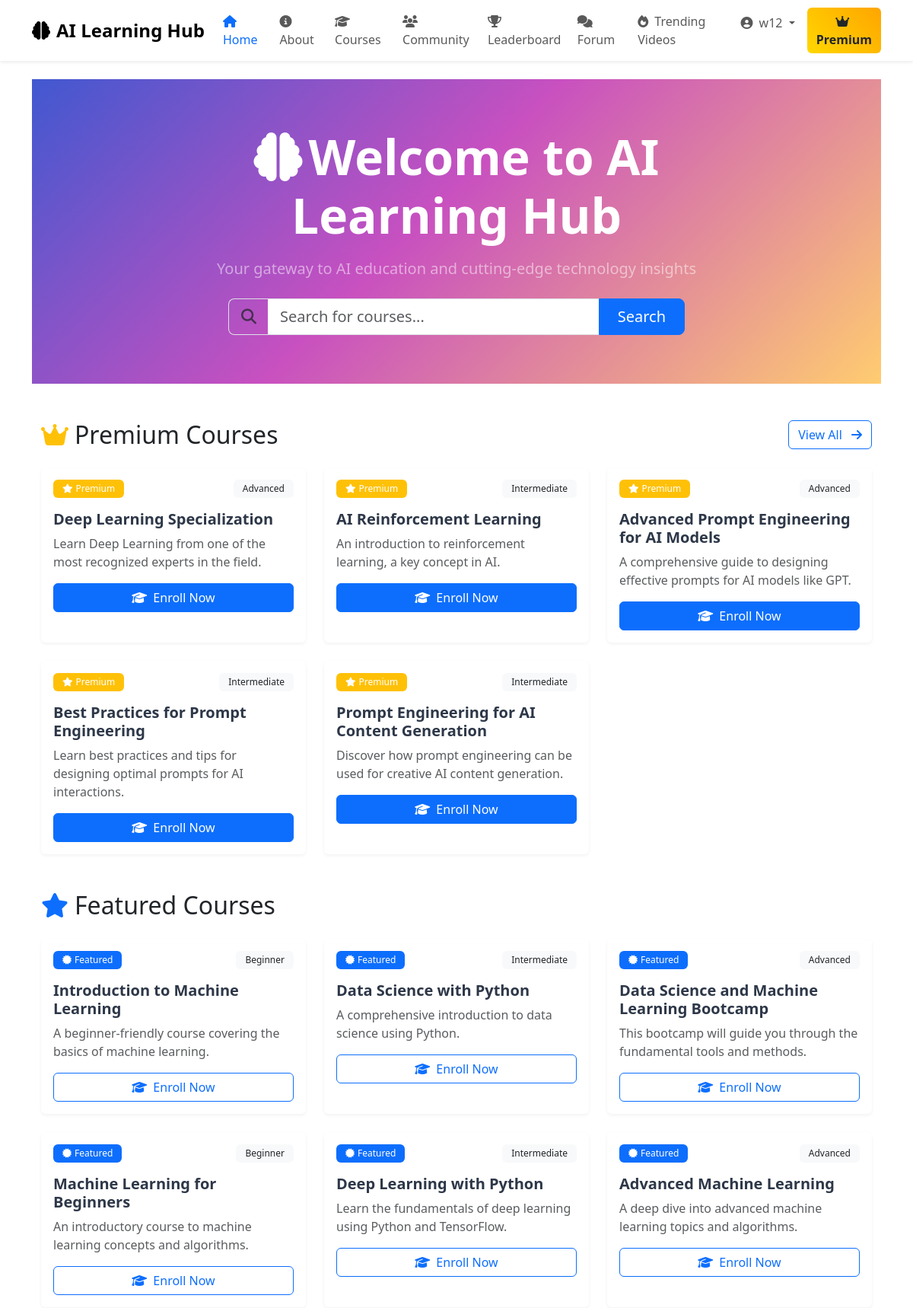
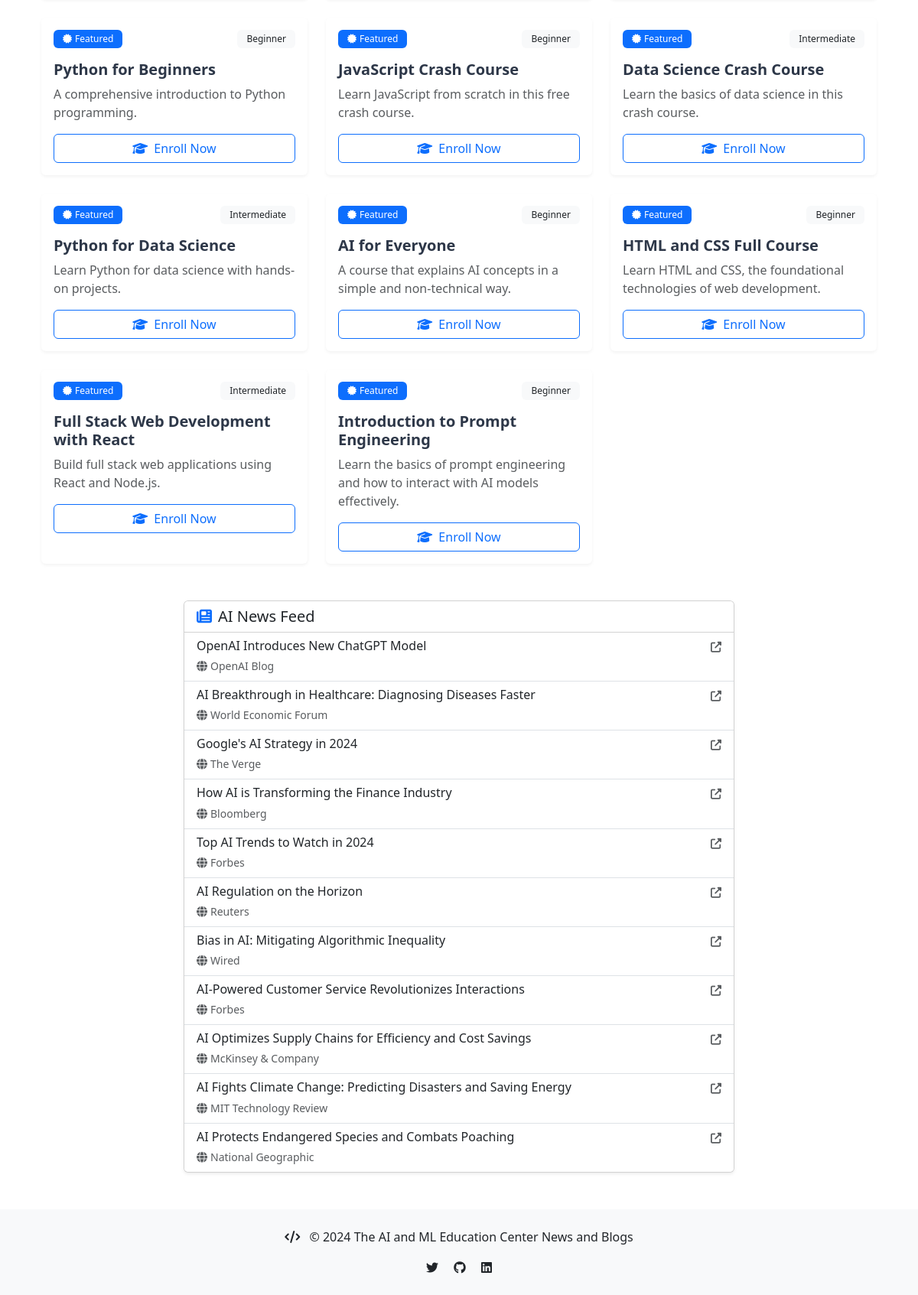
Screenshot of / (signed in) with the database file from the repository (2 pictures, top to bottom).
### apps/models.py (models this page shows, shortened)
class Course(models.Model):
    title = models.CharField(max_length=200)
    description = models.TextField()
    video_url = models.URLField()
    difficulty = models.CharField(max_length=20, choices=[
        ('beginner', 'Beginner'),
        ('intermediate', 'Intermediate'),
        ('advanced', 'Advanced')
    ])
    is_premium = models.BooleanField(default=False)
    category = models.ForeignKey(Category, on_delete=models.CASCADE)
    slug = models.SlugField(null=True, blank=True)
    interests = models.ManyToManyField(
        Interest, related_name='courses', blank=True)  # New field

### apps/views.py (the view)
# urls.py: 2. Add a URL to urlpatterns:  path('', views.home, name='home')
@login_required
def home(request):
    courses = Course.objects.all()
    articles = Article.objects.all()[:5]
    premium_courses = courses.filter(is_premium=True)
    regular_courses = courses.filter(is_premium=False)
    news_feed = [
        {
            "title": "OpenAI Introduces New ChatGPT Model",
            "url": "https://openai.com/blog/introducing-chatgpt-4/",
            "source": "OpenAI Blog"
        },
        {
            "title": "AI Breakthrough in Healthcare: Diagnosing Diseases Faster",
            "url": "https://www.weforum.org/agenda/2024/09/how-ai-is-improving-diagnostics-and-health-outcomes-transforming-healthcare",
            "source": "World Economic Forum"  # Updated source based on real article
        },
        {
            "title": "Google's AI Strategy in 2024",
            "url": "https://www.theverge.com/2024/8/12/22073124/google-ai-strategy-deepmind-lamda",
            "source": "The Verge"
        },
        {
            "title": "How AI is Transforming the Finance Industry",
            "url": "https://www.bloomberg.com/news/articles/2024-09-26/how-ai-is-reshaping-finance",
            "source": "Bloomberg"
        },
        {
            "title": "Top AI Trends to Watch in 2024",
            "url": "https://www.forbes.com/sites/bernardmarr/2024/01/10/top-10-artificial-intelligence-trends-to-watch-in-2024/",
            "source": "Forbes"
        },
        {
            "title": "AI Regulation on the Horizon",
            "url": "https://www.reuters.com/technology/governments-race-regulate-ai-tools-2023-10-13/",
            "source": "Reuters"
        },
        {
            "title": "Bias in AI: Mitigating Algorithmic Inequality",
            "url": "https://www.wired.com/story/recruiters-ai-application-overload/",
            "source": "Wired"
        },
        {
            "title": "AI-Powered Customer Service Revolutionizes Interactions",
            "url": "https://www.forbes.com/sites/sunilrajaraman/2024/06/18/ai-driven-customer-service-is-gaining-steam/",
            "source": "Forbes"
        },
        {
            "title": "AI Optimizes Supply Chains for Efficiency and Cost Savings",
            "url": "https://www.mckinsey.com/industries/metals-and-mining/our-insights/succeeding-in-the-ai-supply-chain-revolution",
            "source": "McKinsey & Company"
        },
        {
            "title": "AI Fights Climate Change: Predicting Disasters and Saving Energy",
            "url": "https://www.technologyreview.com/topic/climate-change/",
            "source": "MIT Technology Review"
        },
        {
            "title": "AI Protects Endangered Species and Combats Poaching",
            "url": "https://www.nationalgeographic.com/animals/article/artificial-intelligence-counts-wild-animals",
            "source": "National Geographic"
        }
    ]
    context = {
        'courses': courses,
        'premium_courses': premium_courses,
        'regular_courses': regular_courses,
        'articles': articles,
        'news_feed': news_feed
    }
    return render(request, 'index.html', context)

### apps/models.py (called while the page is built)
    def has_premium_access(self):
        return self.subscription_status

### apps/templates/index.html (shortened to what this page needs)
{% extends 'base.html' %}
{% block content %}
<div class="hero-section position-relative overflow-hidden py-5 mb-5">
    <div class="container position-relative z-index-1">
        <div class="row align-items-center">
            <div class="col-lg-8 mx-auto text-center">
                <h1 class="display-3 fw-bold text-white mb-3">
                    <i class="fas fa-brain me-2"></i>Welcome to AI Learning Hub
                </h1>
                <p class="lead text-white-50 mb-4">Your gateway to AI education and cutting-edge technology insights</p>
                <form method="GET" action="{% url 'blog:course_search' %}" class="search-form">
                    <div class="input-group input-group-lg">
                        <span class="input-group-text bg-transparent border-end-0">
                            <i class="fas fa-search text-muted"></i>
                        </span>
                        <input type="text" name="q" class="form-control border-start-0"
                               placeholder="Search for courses..." required>
                        <button class="btn btn-primary px-4" type="submit">
                            Search
                        </button>
                    </div>
                </form>
            </div>
        </div>
    </div>
</div>
<div class="container mb-5">
    <div class="d-flex justify-content-between align-items-center mb-4">
        <h2 class="mb-0">
            <i class="fas fa-crown text-warning me-2"></i>Premium Courses
        </h2>
        <a href="{% url 'blog:premium_dashboard' %}" class="btn btn-outline-primary">
            View All <i class="fas fa-arrow-right ms-2"></i>
        </a>
    </div>
    <div class="row g-4">
        {% for course in premium_courses %}
        <div class="col-md-6 col-lg-4">
            <div class="card h-100 course-card">
                <div class="card-body">
                    <div class="d-flex justify-content-between mb-3">
                        <span class="badge bg-warning">
                            <i class="fas fa-star me-1"></i>Premium
                        </span>
                        <span class="badge bg-light text-dark">
                            {{ course.get_difficulty_display }}
                        </span>
                    </div>
                    <h5 class="card-title">{{ course.title }}</h5>
                    <p class="card-text text-muted">{{ course.description|truncatewords:20 }}</p>
                    <div class="mt-3">
                        <a href="{% url 'blog:course_detail' course.slug %}"
                           class="btn btn-primary w-100">
                            <i class="fas fa-graduation-cap me-2"></i>Enroll Now
                        </a>
                    </div>
                </div>
            </div>
        </div>
        {% endfor %}
    </div>
</div>
<div class="container mb-5">
    <div class="d-flex justify-content-between align-items-center mb-4">
        <h2 class="mb-0">
            <i class="fas fa-star text-primary me-2"></i>Featured Courses
        </h2>
    </div>
    <div class="row g-4">
        {% for course in regular_courses %}
        <div class="col-md-6 col-lg-4">
            <div class="card h-100 course-card">
                <div class="card-body">
                    <div class="d-flex justify-content-between mb-3">
                        <span class="badge bg-primary">
                            <i class="fas fa-certificate me-1"></i>Featured
                        </span>
                        <span class="badge bg-light text-dark">
                            {{ course.get_difficulty_display }}
                        </span>
                    </div>
                    <h5 class="card-title">{{ course.title }}</h5>
                    <p class="card-text text-muted">{{ course.description|truncatewords:20 }}</p>
                    <div class="mt-3">
                        <a href="{% url 'blog:course_detail' course.slug %}"
                           class="btn btn-outline-primary w-100">
                            <i class="fas fa-graduation-cap me-2"></i>Enroll Now
                        </a>
                    </div>
                </div>
            </div>
        </div>
        {% endfor %}
    </div>
</div>
<div class="container mb-5">
    <div class="row">
        <div class="col-lg-8 mx-auto">
            <div class="card shadow-sm">
                <div class="card-header bg-white">
                    <h2 class="h5 mb-0">
                        <i class="fas fa-newspaper text-primary me-2"></i>AI News Feed
                    </h2>
                </div>
                <div class="list-group list-group-flush">
                    {% for news in news_feed %}
                    <a href="{{ news.url }}" target="_blank"
                       class="list-group-item list-group-item-action">
                        <div class="d-flex w-100 justify-content-between">
                            <h6 class="mb-1">{{ news.title }}</h6>
                            <small class="text-muted">
                                <i class="fas fa-external-link-alt"></i>
                            </small>
                        </div>
                        <small class="text-muted">
                            <i class="fas fa-globe me-1"></i>{{ news.source }}
                        </small>
                    </a>
                    {% empty %}
                    <div class="list-group-item text-center py-4">
                        <i class="fas fa-newspaper text-muted fa-2x mb-2"></i>
                        <p class="text-muted mb-0">No news articles available.</p>
                    </div>
                    {% endfor %}
                </div>
            </div>
        </div>
    </div>
</div>
{% endblock content %}

### apps/templates/base.html (shortened to what this page needs)
<!DOCTYPE html>
<html lang="en">
<head>
    <link href="https://cdn.jsdelivr.net/npm/bootstrap@5.3.0/dist/css/bootstrap.min.css" rel="stylesheet">
    <link href="https://cdnjs.cloudflare.com/ajax/libs/font-awesome/6.4.0/css/all.min.css" rel="stylesheet">
</head>
<body>
<nav class="navbar navbar-expand-lg navbar-light bg-white">
    <div class="container">
        <a class="navbar-brand" href="/">
            <i class="fas fa-brain me-2"></i>AI Learning Hub
        </a>
        <div class="collapse navbar-collapse" id="navbarNav">
            <ul class="navbar-nav me-auto mb-2 mb-lg-0">
                <li class="nav-item">
                    <a class="nav-link {% if request.path == '/' %}active{% endif %}" href="/">
                        <i class="fas fa-home me-1"></i> Home
                    </a>
                </li>
                <li class="nav-item">
                    <a class="nav-link {% if request.path == '/about/' %}active{% endif %}" href="/about/">
                        <i class="fas fa-info-circle me-1"></i> About
                    </a>
                </li>
                <li class="nav-item">
                    <a class="nav-link {% if request.path == '/courses/' %}active{% endif %}" href="/courses/">
                        <i class="fas fa-graduation-cap me-1"></i> Courses
                    </a>
                </li>
                <li class="nav-item">
                    <a class="nav-link {% if request.path == '/blog/' %}active{% endif %}" href="/blog/">
                        <i class="fas fa-users me-1"></i> Community
                    </a>
                </li>
                <li class="nav-item">
                    <a class="nav-link {% if request.path == '/leaderboard/' %}active{% endif %}" href="{% url 'blog:leaderboard' %}">
                        <i class="fas fa-trophy me-1"></i> Leaderboard
                    </a>
                </li>
                <li class="nav-item">
                    <a class="nav-link {% if request.path == '/forum/' %}active{% endif %}" href="{% url 'blog:forum_list' %}">
                        <i class="fas fa-comments me-1"></i> Forum
                    </a>
                </li>
                <li class="nav-item">
                    <a class="nav-link {% if request.path == '/trending-videos/' %}active{% endif %}" href="{% url 'blog:trending_videos' %}">
                        <i class="fas fa-fire me-1"></i> Trending Videos
                    </a>
                </li>
            </ul>
            <ul class="navbar-nav ms-auto">
                {% if user.is_authenticated %}
                    <li class="nav-item dropdown">
                        <a class="nav-link dropdown-toggle" href="#" id="navbarDropdown" role="button"
                           data-bs-toggle="dropdown" aria-expanded="false">
                            <i class="fas fa-user-circle me-1"></i> {{ user.username }}
                        </a>
                    </li>
                    {% if user.userprofile.has_premium_access %}
                        <li class="nav-item ms-lg-2 mt-2 mt-lg-0">
                            <span class="btn premium-badge">
                                <i class="fas fa-crown me-1"></i> Premium
                            </span>
                        </li>
                    {% else %}
                        <li class="nav-item ms-lg-2 mt-2 mt-lg-0">
                            <a href="{% url 'blog:upgrade_to_premium' %}" class="btn upgrade-btn text-white">
                                <i class="fas fa-star me-1"></i> Upgrade to Premium
                            </a>
                        </li>
                    {% endif %}
                {% else %}
                    <li class="nav-item mt-2 mt-lg-0">
                        <a href="{% url 'blog:register' %}" class="btn btn-primary">
                            <i class="fas fa-user-plus me-1"></i> Register
                        </a>
                    </li>
                {% endif %}
            </ul>
        </div>
    </div>
</nav>
<main class="container mt-4">
    {% block content %}{% endblock %}
</main>
<footer class="bg-light text-center p-4 mt-5">
    <div class="container">
        <div class="row">
            <div class="col-12">
                <p class="mb-0">
                    <i class="fas fa-code me-2"></i>
                    &copy; {% now "Y" %} The AI and ML Education Center News and Blogs
                </p>
                <div class="mt-3">
                    <a href="#" class="text-decoration-none text-dark mx-2">
                        <i class="fab fa-twitter"></i>
                    </a>
                    <a href="#" class="text-decoration-none text-dark mx-2">
                        <i class="fab fa-github"></i>
                    </a>
                    <a href="#" class="text-decoration-none text-dark mx-2">
                        <i class="fab fa-linkedin"></i>
                    </a>
                </div>
            </div>
        </div>
    </div>
</footer>
</body>
</html>

### apps/templates/base.html (style rules this page uses)
.navbar { box-shadow: 0 2px 4px rgba(0,0,0,.08); }
.navbar-brand { font-weight: 600; font-size: 1.5rem; }
.nav-link { font-weight: 500; transition: color 0.3s ease; }
.nav-link.active { color: #0d6efd !important; }
.premium-badge { background: linear-gradient(45deg, #FFD700, #FFA500); border: none; font-weight: 600; }

### apps/templates/index.html (style rules this page uses)
.hero-section { background: linear-gradient(135deg, #4158D0 0%, #C850C0 46%, #FFCC70 100%); min-height: 400px; display: flex; align-items: center; }
.search-form { max-width: 600px; margin: 0 auto; }
.course-card { transition: transform 0.3s ease, box-shadow 0.3s ease; border: none; box-shadow: 0 2px 4px rgba(0,0,0,.05); }
.card-title { color: #2d3748; font-weight: 600; }
.badge { padding: 0.5em 1em; font-weight: 500; }

### rows the page displays
Course: difficulty "Advanced", title "Deep Learning Specialization", description "Learn Deep Learning from one of the most recognized experts in the field."
Course: difficulty "Intermediate", title "AI Reinforcement Learning", description "An introduction to reinforcement learning, a key concept in AI."
Course: difficulty "Advanced", title "Advanced Prompt Engineering for AI Models", description "A comprehensive guide to designing effective prompts for AI models like GPT."
Course: difficulty "Intermediate", title "Best Practices for Prompt Engineering", description "Learn best practices and tips for designing optimal prompts for AI interactions."
Course: difficulty "Intermediate", title "Prompt Engineering for AI Content Generation", description "Discover how prompt engineering can be used for creative AI content generation."
Course: difficulty "Beginner", title "Introduction to Machine Learning", description "A beginner-friendly course covering the basics of machine learning."
Course: difficulty "Intermediate", title "Data Science with Python", description "A comprehensive introduction to data science using Python."
Course: difficulty "Advanced", title "Data Science and Machine Learning Bootcamp", description "This bootcamp will guide you through the fundamental tools and methods."
Course: difficulty "Beginner", title "Machine Learning for Beginners", description "An introductory course to machine learning concepts and algorithms."
Course: difficulty "Intermediate", title "Deep Learning with Python", description "Learn the fundamentals of deep learning using Python and TensorFlow."
Course: difficulty "Advanced", title "Advanced Machine Learning", description "A deep dive into advanced machine learning topics and algorithms."
Course: difficulty "Beginner", title "Python for Beginners", description "A comprehensive introduction to Python programming."
Course: difficulty "Beginner", title "JavaScript Crash Course", description "Learn JavaScript from scratch in this free crash course."
Course: difficulty "Intermediate", title "Data Science Crash Course", description "Learn the basics of data science in this crash course."
Course: difficulty "Intermediate", title "Python for Data Science", description "Learn Python for data science with hands-on projects."
Course: difficulty "Beginner", title "AI for Everyone", description "A course that explains AI concepts in a simple and non-technical way."
Course: difficulty "Beginner", title "HTML and CSS Full Course", description "Learn HTML and CSS, the foundational technologies of web development."
Course: difficulty "Intermediate", title "Full Stack Web Development with React", description "Build full stack web applications using React and Node.js."
Course: difficulty "Beginner", title "Introduction to Prompt Engineering", description "Learn the basics of prompt engineering and how to interact with AI models effectively."

### other values shown
{{ user.username }} "w12"
{{ news.title }} "OpenAI Introduces New ChatGPT Model" "AI Breakthrough in Healthcare: Diagnosing Diseases Faster" "Google's AI Strategy in 2024" "How AI is Transforming the Finance Industry" "Top AI Trends to Watch in 2024" "AI Regulation on the Horizon" "Bias in AI: Mitigating Algorithmic Inequality" "AI-Powered Customer Service Revolutionizes Interactions" "AI Optimizes Supply Chains for Efficiency and Cost Savings" "AI Fights Climate Change: Predicting Disasters and Saving Energy" "AI Protects Endangered Species and Combats Poaching"
{{ news.source }} "OpenAI Blog" "World Economic Forum" "The Verge" "Bloomberg" "Forbes" "Reuters" "Wired" "Forbes" "McKinsey & Company" "MIT Technology Review" "National Geographic"
